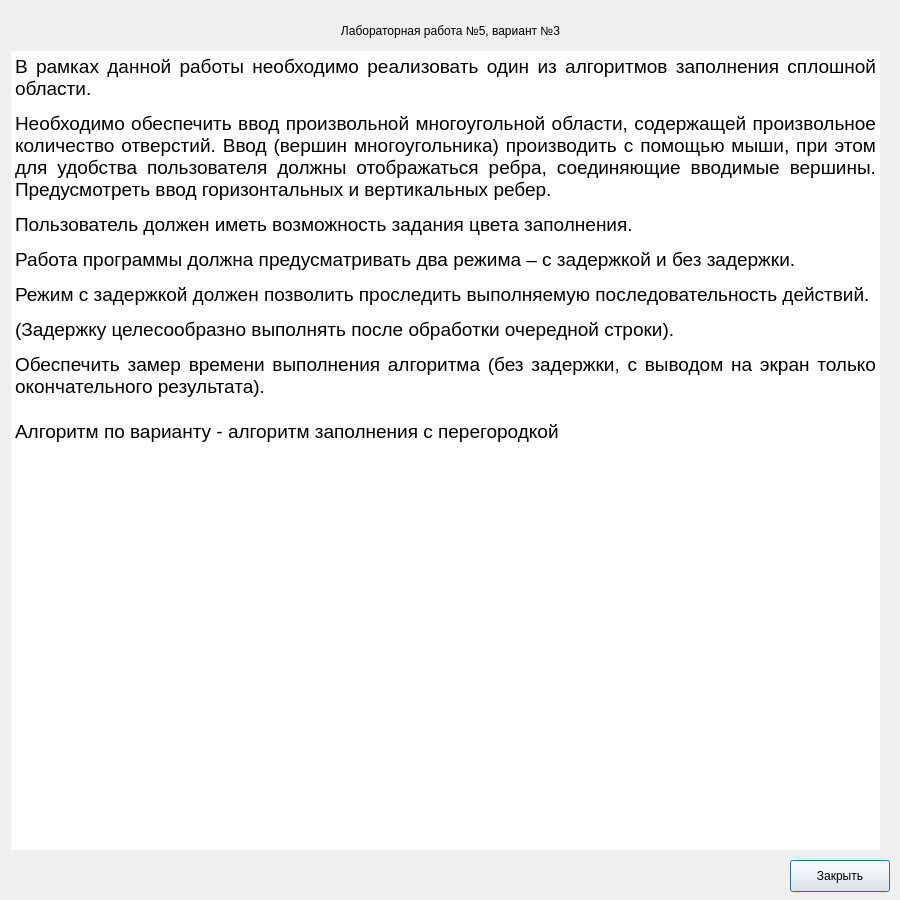
<?xml version="1.0" encoding="UTF-8"?>
<ui version="4.0">
 <class>TaskPopUp</class>
 <widget class="QDialog" name="TaskPopUp">
  <property name="geometry">
   <rect>
    <x>0</x>
    <y>0</y>
    <width>900</width>
    <height>900</height>
   </rect>
  </property>
  <property name="sizePolicy">
   <sizepolicy hsizetype="Fixed" vsizetype="Fixed">
    <horstretch>0</horstretch>
    <verstretch>0</verstretch>
   </sizepolicy>
  </property>
  <property name="minimumSize">
   <size>
    <width>900</width>
    <height>900</height>
   </size>
  </property>
  <property name="maximumSize">
   <size>
    <width>900</width>
    <height>900</height>
   </size>
  </property>
  <property name="windowTitle">
   <string>Задание</string>
  </property>
  <widget class="QPushButton" name="closeTaskButton">
   <property name="geometry">
    <rect>
     <x>790</x>
     <y>860</y>
     <width>100</width>
     <height>32</height>
    </rect>
   </property>
   <property name="text">
    <string>Закрыть</string>
   </property>
  </widget>
  <widget class="QTextEdit" name="taskTextBox">
   <property name="geometry">
    <rect>
     <x>10</x>
     <y>50</y>
     <width>871</width>
     <height>801</height>
    </rect>
   </property>
   <property name="palette">
    <palette>
     <active>
      <colorrole role="WindowText">
       <brush brushstyle="SolidPattern">
        <color alpha="255">
         <red>0</red>
         <green>0</green>
         <blue>0</blue>
        </color>
       </brush>
      </colorrole>
      <colorrole role="Button">
       <brush brushstyle="SolidPattern">
        <color alpha="0">
         <red>255</red>
         <green>255</green>
         <blue>255</blue>
        </color>
       </brush>
      </colorrole>
      <colorrole role="Light">
       <brush brushstyle="SolidPattern">
        <color alpha="0">
         <red>255</red>
         <green>255</green>
         <blue>255</blue>
        </color>
       </brush>
      </colorrole>
      <colorrole role="Midlight">
       <brush brushstyle="SolidPattern">
        <color alpha="0">
         <red>255</red>
         <green>255</green>
         <blue>255</blue>
        </color>
       </brush>
      </colorrole>
      <colorrole role="Dark">
       <brush brushstyle="SolidPattern">
        <color alpha="0">
         <red>127</red>
         <green>127</green>
         <blue>127</blue>
        </color>
       </brush>
      </colorrole>
      <colorrole role="Mid">
       <brush brushstyle="SolidPattern">
        <color alpha="0">
         <red>170</red>
         <green>170</green>
         <blue>170</blue>
        </color>
       </brush>
      </colorrole>
      <colorrole role="Text">
       <brush brushstyle="SolidPattern">
        <color alpha="255">
         <red>0</red>
         <green>0</green>
         <blue>0</blue>
        </color>
       </brush>
      </colorrole>
      <colorrole role="BrightText">
       <brush brushstyle="SolidPattern">
        <color alpha="255">
         <red>255</red>
         <green>255</green>
         <blue>255</blue>
        </color>
       </brush>
      </colorrole>
      <colorrole role="ButtonText">
       <brush brushstyle="SolidPattern">
        <color alpha="255">
         <red>0</red>
         <green>0</green>
         <blue>0</blue>
        </color>
       </brush>
      </colorrole>
      <colorrole role="Base">
       <brush brushstyle="SolidPattern">
        <color alpha="255">
         <red>255</red>
         <green>255</green>
         <blue>255</blue>
        </color>
       </brush>
      </colorrole>
      <colorrole role="Window">
       <brush brushstyle="SolidPattern">
        <color alpha="0">
         <red>255</red>
         <green>255</green>
         <blue>255</blue>
        </color>
       </brush>
      </colorrole>
      <colorrole role="Shadow">
       <brush brushstyle="SolidPattern">
        <color alpha="255">
         <red>0</red>
         <green>0</green>
         <blue>0</blue>
        </color>
       </brush>
      </colorrole>
      <colorrole role="AlternateBase">
       <brush brushstyle="SolidPattern">
        <color alpha="127">
         <red>255</red>
         <green>255</green>
         <blue>255</blue>
        </color>
       </brush>
      </colorrole>
      <colorrole role="ToolTipBase">
       <brush brushstyle="SolidPattern">
        <color alpha="255">
         <red>255</red>
         <green>255</green>
         <blue>220</blue>
        </color>
       </brush>
      </colorrole>
      <colorrole role="ToolTipText">
       <brush brushstyle="SolidPattern">
        <color alpha="255">
         <red>0</red>
         <green>0</green>
         <blue>0</blue>
        </color>
       </brush>
      </colorrole>
      <colorrole role="PlaceholderText">
       <brush brushstyle="SolidPattern">
        <color alpha="127">
         <red>0</red>
         <green>0</green>
         <blue>0</blue>
        </color>
       </brush>
      </colorrole>
      <colorrole role="Accent">
       <brush brushstyle="SolidPattern">
        <color alpha="255">
         <red>255</red>
         <green>255</green>
         <blue>255</blue>
        </color>
       </brush>
      </colorrole>
     </active>
     <inactive>
      <colorrole role="WindowText">
       <brush brushstyle="SolidPattern">
        <color alpha="255">
         <red>0</red>
         <green>0</green>
         <blue>0</blue>
        </color>
       </brush>
      </colorrole>
      <colorrole role="Button">
       <brush brushstyle="SolidPattern">
        <color alpha="0">
         <red>255</red>
         <green>255</green>
         <blue>255</blue>
        </color>
       </brush>
      </colorrole>
      <colorrole role="Light">
       <brush brushstyle="SolidPattern">
        <color alpha="0">
         <red>255</red>
         <green>255</green>
         <blue>255</blue>
        </color>
       </brush>
      </colorrole>
      <colorrole role="Midlight">
       <brush brushstyle="SolidPattern">
        <color alpha="0">
         <red>255</red>
         <green>255</green>
         <blue>255</blue>
        </color>
       </brush>
      </colorrole>
      <colorrole role="Dark">
       <brush brushstyle="SolidPattern">
        <color alpha="0">
         <red>127</red>
         <green>127</green>
         <blue>127</blue>
        </color>
       </brush>
      </colorrole>
      <colorrole role="Mid">
       <brush brushstyle="SolidPattern">
        <color alpha="0">
         <red>170</red>
         <green>170</green>
         <blue>170</blue>
        </color>
       </brush>
      </colorrole>
      <colorrole role="Text">
       <brush brushstyle="SolidPattern">
        <color alpha="255">
         <red>0</red>
         <green>0</green>
         <blue>0</blue>
        </color>
       </brush>
      </colorrole>
      <colorrole role="BrightText">
       <brush brushstyle="SolidPattern">
        <color alpha="255">
         <red>255</red>
         <green>255</green>
         <blue>255</blue>
        </color>
       </brush>
      </colorrole>
      <colorrole role="ButtonText">
       <brush brushstyle="SolidPattern">
        <color alpha="255">
         <red>0</red>
         <green>0</green>
         <blue>0</blue>
        </color>
       </brush>
      </colorrole>
      <colorrole role="Base">
       <brush brushstyle="SolidPattern">
        <color alpha="255">
         <red>255</red>
         <green>255</green>
         <blue>255</blue>
        </color>
       </brush>
      </colorrole>
      <colorrole role="Window">
       <brush brushstyle="SolidPattern">
        <color alpha="0">
         <red>255</red>
         <green>255</green>
         <blue>255</blue>
        </color>
       </brush>
      </colorrole>
      <colorrole role="Shadow">
       <brush brushstyle="SolidPattern">
        <color alpha="255">
         <red>0</red>
         <green>0</green>
         <blue>0</blue>
        </color>
       </brush>
      </colorrole>
      <colorrole role="AlternateBase">
       <brush brushstyle="SolidPattern">
        <color alpha="127">
         <red>255</red>
         <green>255</green>
         <blue>255</blue>
        </color>
       </brush>
      </colorrole>
      <colorrole role="ToolTipBase">
       <brush brushstyle="SolidPattern">
        <color alpha="255">
         <red>255</red>
         <green>255</green>
         <blue>220</blue>
        </color>
       </brush>
      </colorrole>
      <colorrole role="ToolTipText">
       <brush brushstyle="SolidPattern">
        <color alpha="255">
         <red>0</red>
         <green>0</green>
         <blue>0</blue>
        </color>
       </brush>
      </colorrole>
      <colorrole role="PlaceholderText">
       <brush brushstyle="SolidPattern">
        <color alpha="127">
         <red>0</red>
         <green>0</green>
         <blue>0</blue>
        </color>
       </brush>
      </colorrole>
      <colorrole role="Accent">
       <brush brushstyle="SolidPattern">
        <color alpha="255">
         <red>255</red>
         <green>255</green>
         <blue>255</blue>
        </color>
       </brush>
      </colorrole>
     </inactive>
     <disabled>
      <colorrole role="WindowText">
       <brush brushstyle="SolidPattern">
        <color alpha="0">
         <red>127</red>
         <green>127</green>
         <blue>127</blue>
        </color>
       </brush>
      </colorrole>
      <colorrole role="Button">
       <brush brushstyle="SolidPattern">
        <color alpha="0">
         <red>255</red>
         <green>255</green>
         <blue>255</blue>
        </color>
       </brush>
      </colorrole>
      <colorrole role="Light">
       <brush brushstyle="SolidPattern">
        <color alpha="0">
         <red>255</red>
         <green>255</green>
         <blue>255</blue>
        </color>
       </brush>
      </colorrole>
      <colorrole role="Midlight">
       <brush brushstyle="SolidPattern">
        <color alpha="0">
         <red>255</red>
         <green>255</green>
         <blue>255</blue>
        </color>
       </brush>
      </colorrole>
      <colorrole role="Dark">
       <brush brushstyle="SolidPattern">
        <color alpha="0">
         <red>127</red>
         <green>127</green>
         <blue>127</blue>
        </color>
       </brush>
      </colorrole>
      <colorrole role="Mid">
       <brush brushstyle="SolidPattern">
        <color alpha="0">
         <red>170</red>
         <green>170</green>
         <blue>170</blue>
        </color>
       </brush>
      </colorrole>
      <colorrole role="Text">
       <brush brushstyle="SolidPattern">
        <color alpha="0">
         <red>127</red>
         <green>127</green>
         <blue>127</blue>
        </color>
       </brush>
      </colorrole>
      <colorrole role="BrightText">
       <brush brushstyle="SolidPattern">
        <color alpha="255">
         <red>255</red>
         <green>255</green>
         <blue>255</blue>
        </color>
       </brush>
      </colorrole>
      <colorrole role="ButtonText">
       <brush brushstyle="SolidPattern">
        <color alpha="0">
         <red>127</red>
         <green>127</green>
         <blue>127</blue>
        </color>
       </brush>
      </colorrole>
      <colorrole role="Base">
       <brush brushstyle="SolidPattern">
        <color alpha="0">
         <red>255</red>
         <green>255</green>
         <blue>255</blue>
        </color>
       </brush>
      </colorrole>
      <colorrole role="Window">
       <brush brushstyle="SolidPattern">
        <color alpha="0">
         <red>255</red>
         <green>255</green>
         <blue>255</blue>
        </color>
       </brush>
      </colorrole>
      <colorrole role="Shadow">
       <brush brushstyle="SolidPattern">
        <color alpha="255">
         <red>0</red>
         <green>0</green>
         <blue>0</blue>
        </color>
       </brush>
      </colorrole>
      <colorrole role="AlternateBase">
       <brush brushstyle="SolidPattern">
        <color alpha="0">
         <red>255</red>
         <green>255</green>
         <blue>255</blue>
        </color>
       </brush>
      </colorrole>
      <colorrole role="ToolTipBase">
       <brush brushstyle="SolidPattern">
        <color alpha="255">
         <red>255</red>
         <green>255</green>
         <blue>220</blue>
        </color>
       </brush>
      </colorrole>
      <colorrole role="ToolTipText">
       <brush brushstyle="SolidPattern">
        <color alpha="255">
         <red>0</red>
         <green>0</green>
         <blue>0</blue>
        </color>
       </brush>
      </colorrole>
      <colorrole role="PlaceholderText">
       <brush brushstyle="SolidPattern">
        <color alpha="0">
         <red>127</red>
         <green>127</green>
         <blue>127</blue>
        </color>
       </brush>
      </colorrole>
      <colorrole role="Accent">
       <brush brushstyle="SolidPattern">
        <color alpha="0">
         <red>255</red>
         <green>255</green>
         <blue>255</blue>
        </color>
       </brush>
      </colorrole>
     </disabled>
    </palette>
   </property>
   <property name="autoFillBackground">
    <bool>false</bool>
   </property>
   <property name="frameShape">
    <enum>QFrame::Shape::StyledPanel</enum>
   </property>
   <property name="verticalScrollBarPolicy">
    <enum>Qt::ScrollBarPolicy::ScrollBarAlwaysOff</enum>
   </property>
   <property name="horizontalScrollBarPolicy">
    <enum>Qt::ScrollBarPolicy::ScrollBarAlwaysOff</enum>
   </property>
   <property name="readOnly">
    <bool>true</bool>
   </property>
   <property name="html">
    <string>&lt;!DOCTYPE HTML PUBLIC &quot;-//W3C//DTD HTML 4.0//EN&quot; &quot;http://www.w3.org/TR/REC-html40/strict.dtd&quot;&gt;
&lt;html&gt;&lt;head&gt;&lt;meta name=&quot;qrichtext&quot; content=&quot;1&quot; /&gt;&lt;meta charset=&quot;utf-8&quot; /&gt;&lt;style type=&quot;text/css&quot;&gt;
p, li { white-space: pre-wrap; }
hr { height: 1px; border-width: 0; }
li.unchecked::marker { content: &quot;\2610&quot;; }
li.checked::marker { content: &quot;\2612&quot;; }
&lt;/style&gt;&lt;/head&gt;&lt;body style=&quot; font-family:'Sans Serif'; font-size:9pt; font-weight:400; font-style:normal;&quot;&gt;
&lt;p align=&quot;justify&quot; style=&quot; margin-top:12px; margin-bottom:0px; margin-left:0px; margin-right:0px; -qt-block-indent:0; text-indent:0px; background-color:transparent;&quot;&gt;&lt;span style=&quot; font-size:14pt;&quot;&gt;В рамках данной работы необходимо реализовать один из алгоритмов заполнения сплошной области.&lt;/span&gt;&lt;/p&gt;
&lt;p align=&quot;justify&quot; style=&quot; margin-top:12px; margin-bottom:0px; margin-left:0px; margin-right:0px; -qt-block-indent:0; text-indent:0px; background-color:transparent;&quot;&gt;&lt;span style=&quot; font-size:14pt;&quot;&gt;Необходимо обеспечить ввод произвольной многоугольной области, содержащей произвольное количество отверстий. Ввод (вершин многоугольника) производить с помощью мыши, при этом для удобства пользователя должны отображаться ребра, соединяющие вводимые вершины. Предусмотреть ввод горизонтальных и вертикальных ребер.&lt;/span&gt;&lt;/p&gt;
&lt;p align=&quot;justify&quot; style=&quot; margin-top:12px; margin-bottom:0px; margin-left:0px; margin-right:0px; -qt-block-indent:0; text-indent:0px; background-color:transparent;&quot;&gt;&lt;span style=&quot; font-size:14pt;&quot;&gt;Пользователь должен иметь возможность задания цвета заполнения.&lt;/span&gt;&lt;/p&gt;
&lt;p align=&quot;justify&quot; style=&quot; margin-top:12px; margin-bottom:0px; margin-left:0px; margin-right:0px; -qt-block-indent:0; text-indent:0px; background-color:transparent;&quot;&gt;&lt;span style=&quot; font-size:14pt;&quot;&gt;Работа программы должна предусматривать два режима – с задержкой и без задержки.&lt;/span&gt;&lt;/p&gt;
&lt;p align=&quot;justify&quot; style=&quot; margin-top:12px; margin-bottom:0px; margin-left:0px; margin-right:0px; -qt-block-indent:0; text-indent:0px; background-color:transparent;&quot;&gt;&lt;span style=&quot; font-size:14pt;&quot;&gt;Режим с задержкой должен позволить проследить выполняемую последовательность действий.&lt;/span&gt;&lt;/p&gt;
&lt;p align=&quot;justify&quot; style=&quot; margin-top:12px; margin-bottom:0px; margin-left:0px; margin-right:0px; -qt-block-indent:0; text-indent:0px; background-color:transparent;&quot;&gt;&lt;span style=&quot; font-size:14pt;&quot;&gt;(Задержку целесообразно выполнять после обработки очередной строки).&lt;/span&gt;&lt;/p&gt;
&lt;p align=&quot;justify&quot; style=&quot; margin-top:12px; margin-bottom:0px; margin-left:0px; margin-right:0px; -qt-block-indent:0; text-indent:0px; background-color:transparent;&quot;&gt;&lt;span style=&quot; font-size:14pt;&quot;&gt;Обеспечить замер времени выполнения алгоритма (без задержки, с выводом на экран только окончательного результата).&lt;/span&gt;&lt;/p&gt;
&lt;p align=&quot;justify&quot; style=&quot; margin-top:0px; margin-bottom:0px; margin-left:0px; margin-right:0px; -qt-block-indent:0; text-indent:0px;&quot;&gt;&lt;span style=&quot; font-size:14pt;&quot;&gt;&lt;br /&gt;Алгоритм по варианту - алгоритм заполнения с перегородкой&lt;/span&gt;&lt;/p&gt;&lt;/body&gt;&lt;/html&gt;</string>
   </property>
   <property name="placeholderText">
    <string/>
   </property>
  </widget>
  <widget class="QLabel" name="labInfoLabel">
   <property name="geometry">
    <rect>
     <x>10</x>
     <y>10</y>
     <width>881</width>
     <height>41</height>
    </rect>
   </property>
   <property name="text">
    <string>Лабораторная работа №5, вариант №3</string>
   </property>
   <property name="alignment">
    <set>Qt::AlignmentFlag::AlignCenter</set>
   </property>
  </widget>
 </widget>
 <resources/>
 <connections/>
</ui>
